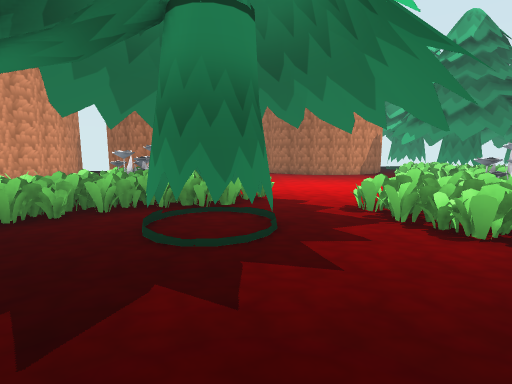
View 1 (above)

16 first-person views from a walk through a level from a Godot 3-D game. The camera is 1.2 m above the floor, tilts 8° down and sees 85° across. The floor is counted in squares, 1 m on a side. Each view is taken from the middle of a square. On the plan, view 1 faces up. The plan holds only what a view shows up to about 13 squares ahead; the rest is blank. The place goes on beyond the plan. Characters and animated objects are left out. Some surface patterns are stand-ins.

View 2
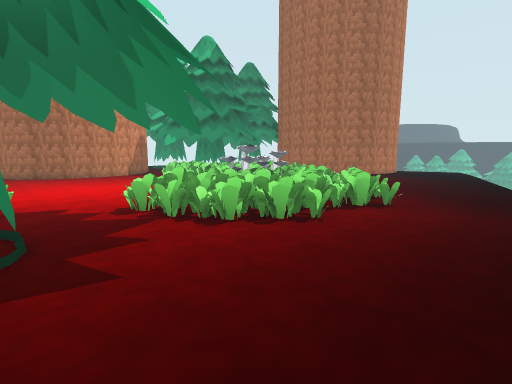

View 3
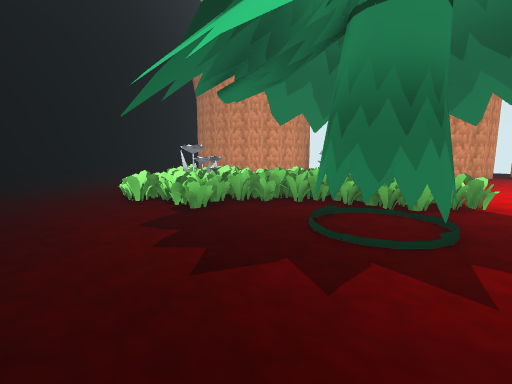

View 4
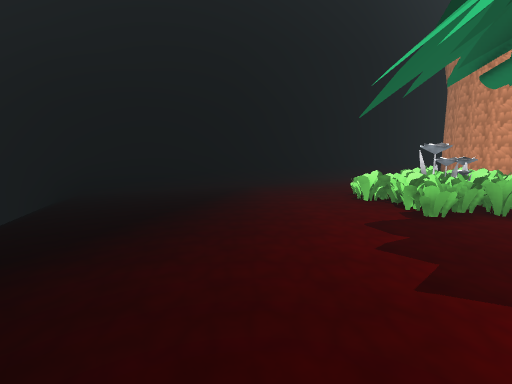

View 5
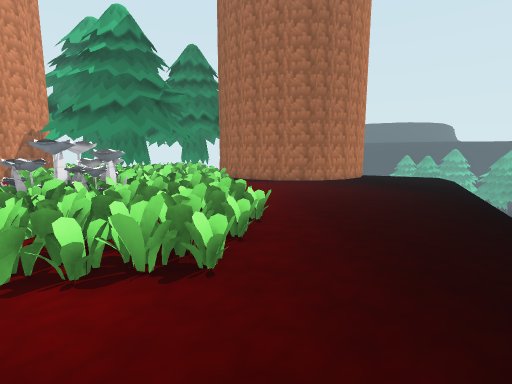

View 6
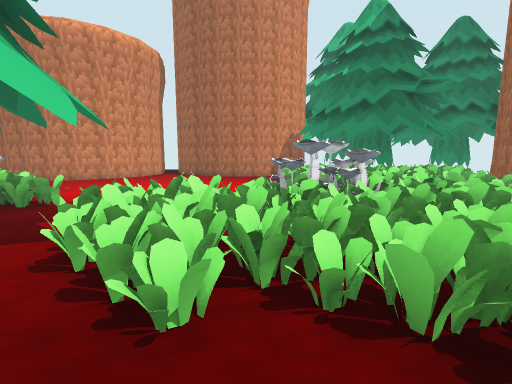

View 7
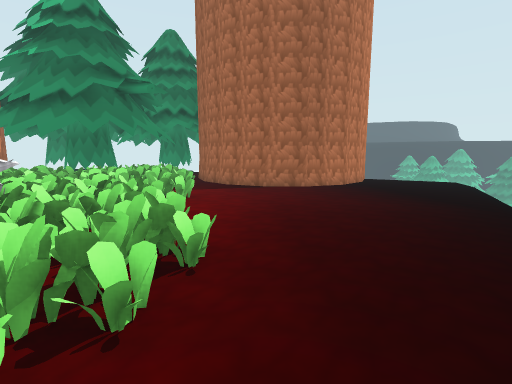

View 8
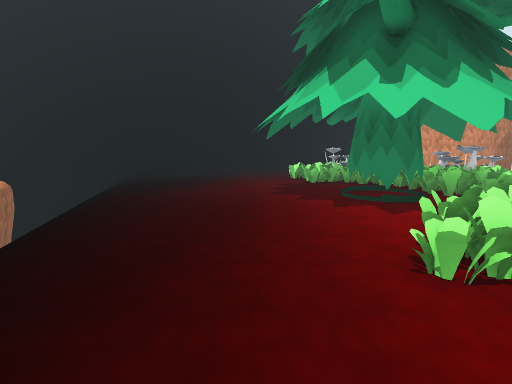

View 9
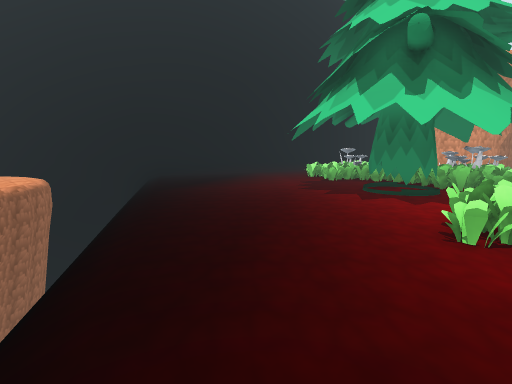

View 10
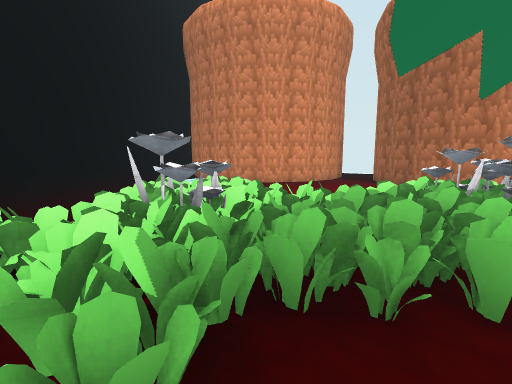

View 11
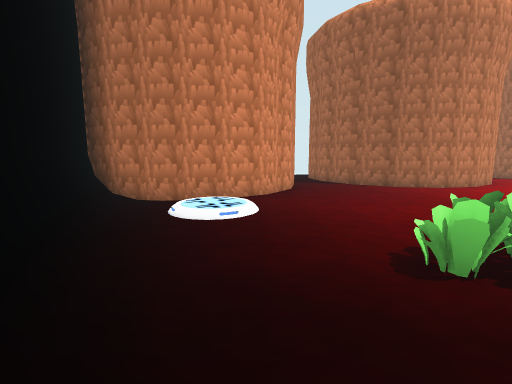

View 12
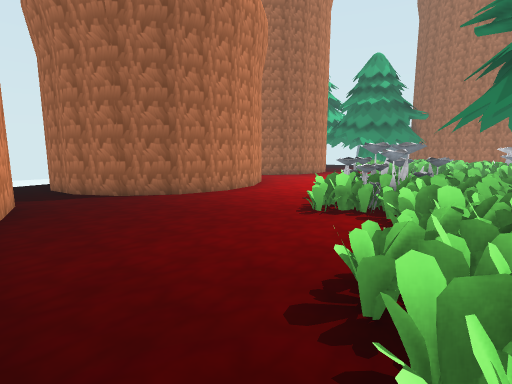

View 13
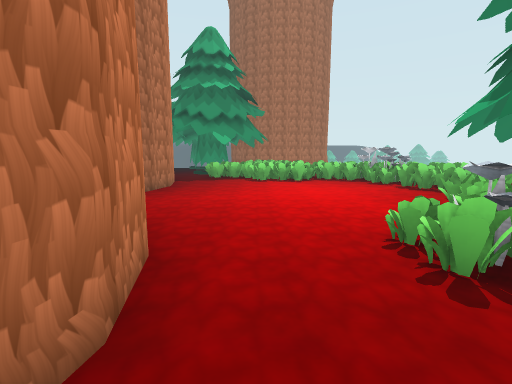

View 14
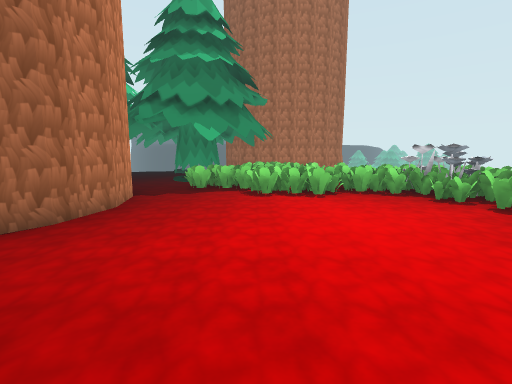

View 15
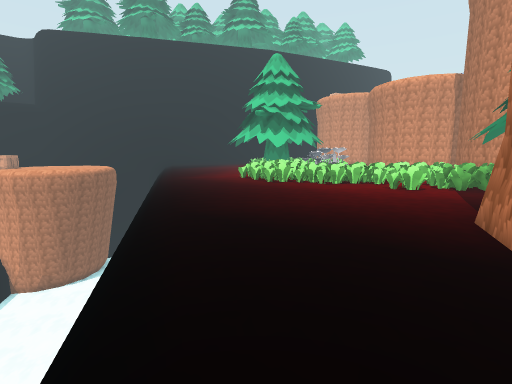

View 16
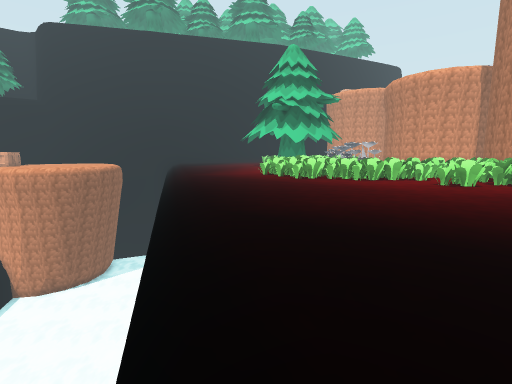

### Floor plan
Key: @ floor where view 1 was taken; # wall or solid block; x gap in a wall; . main floor; : floor 0.25 m higher than the main floor; + floor 0.5 m higher than the main floor; / step, stairs or slope; = window, fence, low wall or low ledge; ^ raised ledge; v drop or lower ground; T tree; O other object.
Columns run from 15 left of view 1 to 20 right of it. Each row starts with its distance up from view 1.
 17               ###     # ...
 16               #.### ###..TT
 15      ####    ##...###....TT   TT
 14      ##.##  ##........T==TT  T
 13      #...####.........T#==== T
 12     ##...............=###==#T##
 11    ##................==#####=#
 10 ### .......=x=.......=======.#
  9 #//:......==^x........=====..#
  8 ##.........^####T....== #==..##
  7  #.....====TT#==.T===#O #=....##   #
  6  ##...====.==#==.T#==#O ==.....####.
  5   #/..=======TTT.TT====+x...........
  4   #/....====.TTT..#==:===...........
  3   ##/...===#.....TT=====............
  2    #/................=...........//
  1    ##........T.TT............///
  0     #/.........@..........///vv
 -1     #=.................//vvv
 -2     ##.............// vv
 -3      #O.........///v
 -4      ##/.....//vv     vv
 -5      ##/////          vv
 -6       #=/             vvv
 -7       ##v             vvv
 -8        #              vvv

Where each view was taken, in squares from view 1:
view 1: 0 up, 0 right, facing up
view 2: 0 up, 0 right, facing up-right
view 3: 0 up, 1 right, facing up-left
view 4: 0 up, 1 right, facing left
view 5: 0 up, 5 right, facing up-right
view 6: 1 up, 5 right, facing up
view 7: 1 up, 7 right, facing up-right
view 8: 1 up, 7 right, facing left
view 9: 0 up, 8 right, facing left
view 10: 3 up, 3 left, facing up-left
view 11: 3 up, 11 left, facing up
view 12: 6 up, 10 left, facing up-right
view 13: 12 up, 6 left, facing right
view 14: 12 up, 2 left, facing right
view 15: 3 up, 20 right, facing left
view 16: 2 up, 19 right, facing left
